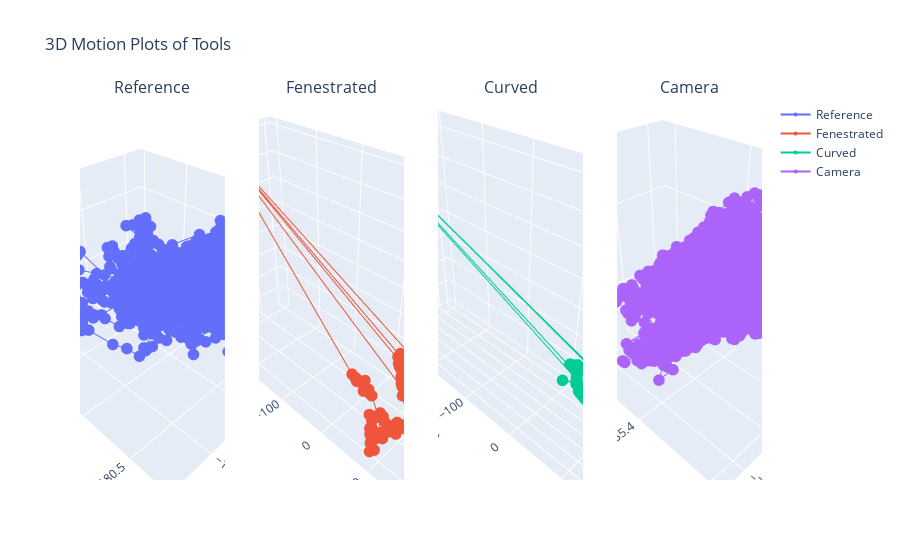

Notebook source saved alongside this figure:
### Code cell
# Define a function to create a combined 3D motion plot for all tools
def create_combined_3d_motion_plot(dfs, tool_names):
    fig = make_subplots(
        rows=1,
        cols=4,
        specs=[
            [
                {"type": "scatter3d"},
                {"type": "scatter3d"},
                {"type": "scatter3d"},
                {"type": "scatter3d"},
            ]
        ],
        subplot_titles=tool_names,
    )

    for i, (df, tool_name) in enumerate(zip(dfs, tool_names), start=1):
        fig.add_trace(
            go.Scatter3d(
                x=df["x"],
                y=df["y"],
                z=df["z"],
                mode="lines+markers",
                marker=dict(size=4),
                line=dict(width=2),
                name=tool_name,
            ),
            row=1,
            col=i,
        )

    fig.update_layout(
        title="3D Motion Plots of Tools",
        scene=dict(
            xaxis_title="X Position", yaxis_title="Y Position", zaxis_title="Z Position"
        ),
    )

    fig.show()

# DataFrames for each tool
dfs = [reference_df, fenestrated_df, curved_df, camera_df]
tool_names = ["Reference", "Fenestrated", "Curved", "Camera"]

# Create the combined 3D motion plot
create_combined_3d_motion_plot(dfs, tool_names)

### Figure 1 — Plotly figure (JSON) as saved in the notebook; plotly's stock layout.template omitted (floating-point values rounded to 4 significant figures; data arrays with more than 128 entries replaced by an {"elided": "..."} marker saying what was removed)
{"data": [{"line": {"width": 2}, "marker": {"size": 4}, "mode": "lines+markers", "name": "Reference", "scene": "scene", "type": "scatter3d", "x": {"elided": "4225 float values"}, "y": {"elided": "4225 float values"}, "z": {"elided": "4225 float values"}}, {"line": {"width": 2}, "marker": {"size": 4}, "mode": "lines+markers", "name": "Fenestrated", "scene": "scene2", "type": "scatter3d", "x": {"elided": "4225 float values"}, "y": {"elided": "4225 float values"}, "z": {"elided": "4225 float values"}}, {"line": {"width": 2}, "marker": {"size": 4}, "mode": "lines+markers", "name": "Curved", "scene": "scene3", "type": "scatter3d", "x": {"elided": "4225 float values"}, "y": {"elided": "4225 float values"}, "z": {"elided": "4225 float values"}}, {"line": {"width": 2}, "marker": {"size": 4}, "mode": "lines+markers", "name": "Camera", "scene": "scene4", "type": "scatter3d", "x": {"elided": "4225 float values"}, "y": {"elided": "4225 float values"}, "z": {"elided": "4225 float values"}}], "layout": {"annotations": [{"font": {"size": 16}, "showarrow": false, "text": "Reference", "x": 0.1062, "xanchor": "center", "xref": "paper", "y": 1, "yanchor": "bottom", "yref": "paper"}, {"font": {"size": 16}, "showarrow": false, "text": "Fenestrated", "x": 0.3688, "xanchor": "center", "xref": "paper", "y": 1, "yanchor": "bottom", "yref": "paper"}, {"font": {"size": 16}, "showarrow": false, "text": "Curved", "x": 0.6313, "xanchor": "center", "xref": "paper", "y": 1, "yanchor": "bottom", "yref": "paper"}, {"font": {"size": 16}, "showarrow": false, "text": "Camera", "x": 0.8938, "xanchor": "center", "xref": "paper", "y": 1, "yanchor": "bottom", "yref": "paper"}], "scene": {"domain": {"x": [0, 0.2125], "y": [0, 1]}, "xaxis": {"title": {"text": "X Position"}}, "yaxis": {"title": {"text": "Y Position"}}, "zaxis": {"title": {"text": "Z Position"}}}, "scene2": {"domain": {"x": [0.2625, 0.475], "y": [0, 1]}}, "scene3": {"domain": {"x": [0.525, 0.7375], "y": [0, 1]}}, "scene4": {"domain": {"x": [0.7875, 1], "y": [0, 1]}}, "title": {"text": "3D Motion Plots of Tools"}}}
